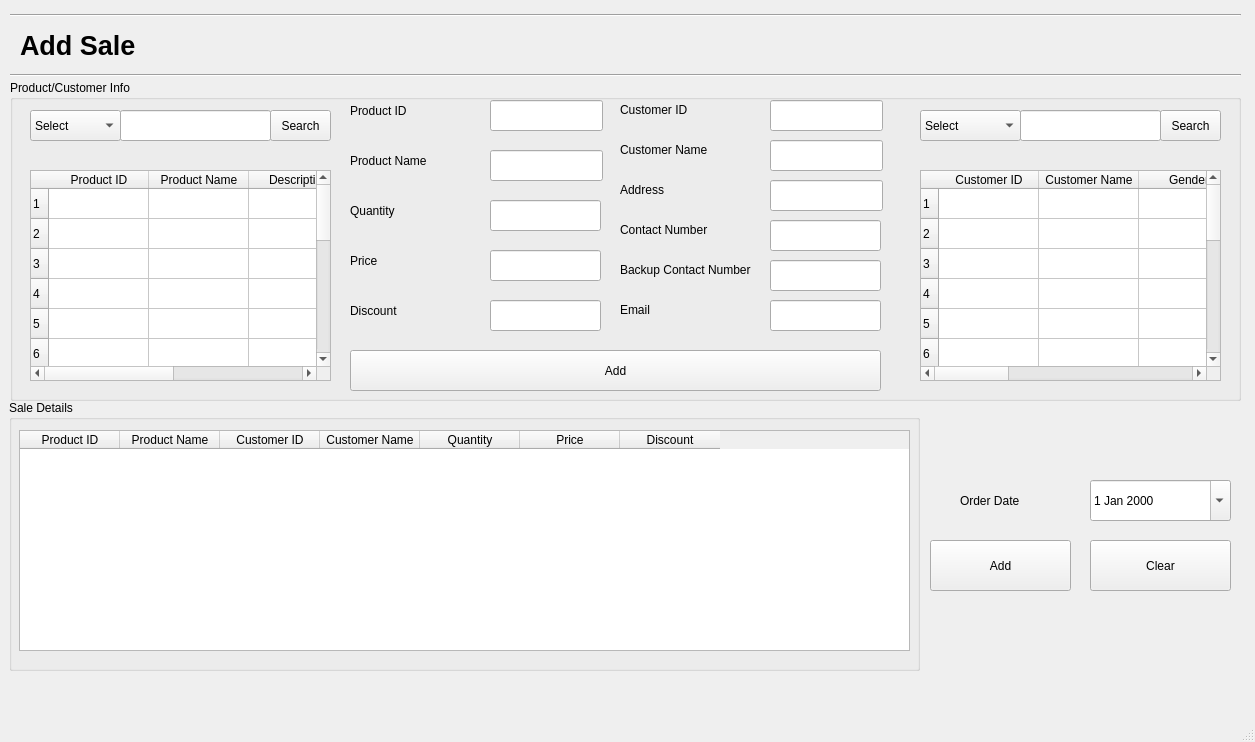
<?xml version="1.0" encoding="UTF-8"?>
<ui version="4.0">
 <class>MainWindow</class>
 <widget class="QMainWindow" name="MainWindow">
  <property name="geometry">
   <rect>
    <x>0</x>
    <y>0</y>
    <width>1255</width>
    <height>742</height>
   </rect>
  </property>
  <property name="windowTitle">
   <string>MainWindow</string>
  </property>
  <widget class="QWidget" name="centralwidget">
   <widget class="QLabel" name="label">
    <property name="geometry">
     <rect>
      <x>20</x>
      <y>20</y>
      <width>211</width>
      <height>51</height>
     </rect>
    </property>
    <property name="font">
     <font>
      <pointsize>20</pointsize>
      <weight>75</weight>
      <bold>true</bold>
     </font>
    </property>
    <property name="text">
     <string>Add Sale</string>
    </property>
   </widget>
   <widget class="Line" name="line">
    <property name="geometry">
     <rect>
      <x>10</x>
      <y>60</y>
      <width>1231</width>
      <height>31</height>
     </rect>
    </property>
    <property name="font">
     <font>
      <pointsize>20</pointsize>
      <weight>75</weight>
      <bold>true</bold>
     </font>
    </property>
    <property name="orientation">
     <enum>Qt::Horizontal</enum>
    </property>
   </widget>
   <widget class="QDateEdit" name="SaleDate">
    <property name="geometry">
     <rect>
      <x>1090</x>
      <y>480</y>
      <width>141</width>
      <height>41</height>
     </rect>
    </property>
    <property name="calendarPopup">
     <bool>true</bool>
    </property>
   </widget>
   <widget class="QPushButton" name="AddSale">
    <property name="geometry">
     <rect>
      <x>930</x>
      <y>540</y>
      <width>141</width>
      <height>51</height>
     </rect>
    </property>
    <property name="text">
     <string>Add</string>
    </property>
   </widget>
   <widget class="QGroupBox" name="groupBox_2">
    <property name="geometry">
     <rect>
      <x>10</x>
      <y>80</y>
      <width>1231</width>
      <height>321</height>
     </rect>
    </property>
    <property name="title">
     <string>Product/Customer Info</string>
    </property>
    <widget class="QTableWidget" name="ProductTable">
     <property name="geometry">
      <rect>
       <x>20</x>
       <y>90</y>
       <width>301</width>
       <height>211</height>
      </rect>
     </property>
     <row>
      <property name="text">
       <string>1</string>
      </property>
     </row>
     <row>
      <property name="text">
       <string>2</string>
      </property>
     </row>
     <row>
      <property name="text">
       <string>3</string>
      </property>
     </row>
     <row>
      <property name="text">
       <string>4</string>
      </property>
     </row>
     <row>
      <property name="text">
       <string>5</string>
      </property>
     </row>
     <row>
      <property name="text">
       <string>6</string>
      </property>
     </row>
     <row>
      <property name="text">
       <string>7</string>
      </property>
     </row>
     <row>
      <property name="text">
       <string>8</string>
      </property>
     </row>
     <row>
      <property name="text">
       <string>9</string>
      </property>
     </row>
     <row>
      <property name="text">
       <string>10</string>
      </property>
     </row>
     <row>
      <property name="text">
       <string>11</string>
      </property>
     </row>
     <row>
      <property name="text">
       <string>12</string>
      </property>
     </row>
     <row>
      <property name="text">
       <string>13</string>
      </property>
     </row>
     <row>
      <property name="text">
       <string>14</string>
      </property>
     </row>
     <row>
      <property name="text">
       <string>15</string>
      </property>
     </row>
     <column>
      <property name="text">
       <string>Product ID</string>
      </property>
     </column>
     <column>
      <property name="text">
       <string>Product Name</string>
      </property>
     </column>
     <column>
      <property name="text">
       <string>Description</string>
      </property>
     </column>
     <column>
      <property name="text">
       <string>Price</string>
      </property>
     </column>
    </widget>
    <widget class="QLabel" name="label_5">
     <property name="geometry">
      <rect>
       <x>340</x>
       <y>70</y>
       <width>101</width>
       <height>21</height>
      </rect>
     </property>
     <property name="text">
      <string>Product Name</string>
     </property>
    </widget>
    <widget class="QLineEdit" name="ProductName">
     <property name="geometry">
      <rect>
       <x>480</x>
       <y>70</y>
       <width>113</width>
       <height>31</height>
      </rect>
     </property>
     <property name="text">
      <string/>
     </property>
     <property name="readOnly">
      <bool>true</bool>
     </property>
    </widget>
    <widget class="QLabel" name="label_6">
     <property name="geometry">
      <rect>
       <x>340</x>
       <y>120</y>
       <width>81</width>
       <height>21</height>
      </rect>
     </property>
     <property name="text">
      <string>Quantity</string>
     </property>
    </widget>
    <widget class="QLabel" name="label_7">
     <property name="geometry">
      <rect>
       <x>340</x>
       <y>170</y>
       <width>101</width>
       <height>21</height>
      </rect>
     </property>
     <property name="text">
      <string>Price</string>
     </property>
    </widget>
    <widget class="QLineEdit" name="Quantity">
     <property name="geometry">
      <rect>
       <x>480</x>
       <y>120</y>
       <width>111</width>
       <height>31</height>
      </rect>
     </property>
     <property name="text">
      <string/>
     </property>
     <property name="readOnly">
      <bool>false</bool>
     </property>
    </widget>
    <widget class="QLabel" name="label_8">
     <property name="geometry">
      <rect>
       <x>340</x>
       <y>220</y>
       <width>101</width>
       <height>21</height>
      </rect>
     </property>
     <property name="text">
      <string>Discount</string>
     </property>
    </widget>
    <widget class="QPushButton" name="AddProductCustomer">
     <property name="geometry">
      <rect>
       <x>340</x>
       <y>270</y>
       <width>531</width>
       <height>41</height>
      </rect>
     </property>
     <property name="text">
      <string>Add</string>
     </property>
    </widget>
    <widget class="QLineEdit" name="Price">
     <property name="geometry">
      <rect>
       <x>480</x>
       <y>170</y>
       <width>111</width>
       <height>31</height>
      </rect>
     </property>
     <property name="text">
      <string/>
     </property>
     <property name="readOnly">
      <bool>false</bool>
     </property>
    </widget>
    <widget class="QLineEdit" name="Discount">
     <property name="geometry">
      <rect>
       <x>480</x>
       <y>220</y>
       <width>111</width>
       <height>31</height>
      </rect>
     </property>
     <property name="text">
      <string/>
     </property>
     <property name="readOnly">
      <bool>false</bool>
     </property>
    </widget>
    <widget class="QLineEdit" name="SearchProductBar">
     <property name="geometry">
      <rect>
       <x>110</x>
       <y>30</y>
       <width>151</width>
       <height>31</height>
      </rect>
     </property>
     <property name="text">
      <string/>
     </property>
    </widget>
    <widget class="QComboBox" name="ProductDropDown">
     <property name="geometry">
      <rect>
       <x>20</x>
       <y>30</y>
       <width>91</width>
       <height>31</height>
      </rect>
     </property>
     <item>
      <property name="text">
       <string>Select</string>
      </property>
     </item>
     <item>
      <property name="text">
       <string>Product ID</string>
      </property>
     </item>
     <item>
      <property name="text">
       <string>Product Name</string>
      </property>
     </item>
    </widget>
    <widget class="QPushButton" name="SearchProduct">
     <property name="geometry">
      <rect>
       <x>260</x>
       <y>30</y>
       <width>61</width>
       <height>31</height>
      </rect>
     </property>
     <property name="text">
      <string>Search</string>
     </property>
    </widget>
    <widget class="QLineEdit" name="ProductID">
     <property name="geometry">
      <rect>
       <x>480</x>
       <y>20</y>
       <width>113</width>
       <height>31</height>
      </rect>
     </property>
     <property name="text">
      <string/>
     </property>
     <property name="readOnly">
      <bool>true</bool>
     </property>
    </widget>
    <widget class="QLabel" name="label_10">
     <property name="geometry">
      <rect>
       <x>340</x>
       <y>20</y>
       <width>101</width>
       <height>21</height>
      </rect>
     </property>
     <property name="text">
      <string>Product ID</string>
     </property>
    </widget>
    <widget class="QLineEdit" name="Address">
     <property name="geometry">
      <rect>
       <x>760</x>
       <y>100</y>
       <width>113</width>
       <height>31</height>
      </rect>
     </property>
     <property name="text">
      <string/>
     </property>
     <property name="readOnly">
      <bool>true</bool>
     </property>
    </widget>
    <widget class="QLineEdit" name="CustomerName">
     <property name="geometry">
      <rect>
       <x>760</x>
       <y>60</y>
       <width>113</width>
       <height>31</height>
      </rect>
     </property>
     <property name="text">
      <string/>
     </property>
     <property name="readOnly">
      <bool>true</bool>
     </property>
    </widget>
    <widget class="QLineEdit" name="CustomerID">
     <property name="geometry">
      <rect>
       <x>760</x>
       <y>20</y>
       <width>113</width>
       <height>31</height>
      </rect>
     </property>
     <property name="text">
      <string/>
     </property>
     <property name="readOnly">
      <bool>true</bool>
     </property>
    </widget>
    <widget class="QLabel" name="label_12">
     <property name="geometry">
      <rect>
       <x>610</x>
       <y>60</y>
       <width>101</width>
       <height>20</height>
      </rect>
     </property>
     <property name="text">
      <string>Customer Name</string>
     </property>
    </widget>
    <widget class="QLabel" name="label_17">
     <property name="geometry">
      <rect>
       <x>610</x>
       <y>180</y>
       <width>141</width>
       <height>20</height>
      </rect>
     </property>
     <property name="text">
      <string>Backup Contact Number</string>
     </property>
    </widget>
    <widget class="QLineEdit" name="BackupContactNumber">
     <property name="geometry">
      <rect>
       <x>760</x>
       <y>180</y>
       <width>111</width>
       <height>31</height>
      </rect>
     </property>
     <property name="text">
      <string/>
     </property>
     <property name="readOnly">
      <bool>false</bool>
     </property>
    </widget>
    <widget class="QLabel" name="label_14">
     <property name="geometry">
      <rect>
       <x>610</x>
       <y>20</y>
       <width>101</width>
       <height>20</height>
      </rect>
     </property>
     <property name="text">
      <string>Customer ID</string>
     </property>
    </widget>
    <widget class="QLabel" name="label_15">
     <property name="geometry">
      <rect>
       <x>610</x>
       <y>140</y>
       <width>101</width>
       <height>20</height>
      </rect>
     </property>
     <property name="text">
      <string>Contact Number</string>
     </property>
    </widget>
    <widget class="QLabel" name="label_16">
     <property name="geometry">
      <rect>
       <x>610</x>
       <y>220</y>
       <width>101</width>
       <height>20</height>
      </rect>
     </property>
     <property name="text">
      <string>Email</string>
     </property>
    </widget>
    <widget class="QLineEdit" name="ContactNumber">
     <property name="geometry">
      <rect>
       <x>760</x>
       <y>140</y>
       <width>111</width>
       <height>31</height>
      </rect>
     </property>
     <property name="text">
      <string/>
     </property>
     <property name="readOnly">
      <bool>false</bool>
     </property>
    </widget>
    <widget class="QLabel" name="label_13">
     <property name="geometry">
      <rect>
       <x>610</x>
       <y>100</y>
       <width>101</width>
       <height>20</height>
      </rect>
     </property>
     <property name="text">
      <string>Address</string>
     </property>
    </widget>
    <widget class="QLineEdit" name="Email">
     <property name="geometry">
      <rect>
       <x>760</x>
       <y>220</y>
       <width>111</width>
       <height>31</height>
      </rect>
     </property>
     <property name="text">
      <string/>
     </property>
     <property name="readOnly">
      <bool>false</bool>
     </property>
    </widget>
    <widget class="QPushButton" name="SearchCustomer">
     <property name="geometry">
      <rect>
       <x>1150</x>
       <y>30</y>
       <width>61</width>
       <height>31</height>
      </rect>
     </property>
     <property name="text">
      <string>Search</string>
     </property>
    </widget>
    <widget class="QTableWidget" name="CustomerTable">
     <property name="geometry">
      <rect>
       <x>910</x>
       <y>90</y>
       <width>301</width>
       <height>211</height>
      </rect>
     </property>
     <row>
      <property name="text">
       <string>1</string>
      </property>
     </row>
     <row>
      <property name="text">
       <string>2</string>
      </property>
     </row>
     <row>
      <property name="text">
       <string>3</string>
      </property>
     </row>
     <row>
      <property name="text">
       <string>4</string>
      </property>
     </row>
     <row>
      <property name="text">
       <string>5</string>
      </property>
     </row>
     <row>
      <property name="text">
       <string>6</string>
      </property>
     </row>
     <row>
      <property name="text">
       <string>7</string>
      </property>
     </row>
     <row>
      <property name="text">
       <string>8</string>
      </property>
     </row>
     <row>
      <property name="text">
       <string>9</string>
      </property>
     </row>
     <row>
      <property name="text">
       <string>10</string>
      </property>
     </row>
     <row>
      <property name="text">
       <string>11</string>
      </property>
     </row>
     <row>
      <property name="text">
       <string>12</string>
      </property>
     </row>
     <row>
      <property name="text">
       <string>13</string>
      </property>
     </row>
     <row>
      <property name="text">
       <string>14</string>
      </property>
     </row>
     <row>
      <property name="text">
       <string>15</string>
      </property>
     </row>
     <column>
      <property name="text">
       <string>Customer ID</string>
      </property>
     </column>
     <column>
      <property name="text">
       <string>Customer Name</string>
      </property>
     </column>
     <column>
      <property name="text">
       <string>Gender</string>
      </property>
     </column>
     <column>
      <property name="text">
       <string>Contact Number</string>
      </property>
     </column>
     <column>
      <property name="text">
       <string>Backup Contact Number</string>
      </property>
     </column>
     <column>
      <property name="text">
       <string>Email</string>
      </property>
     </column>
     <column>
      <property name="text">
       <string>Address</string>
      </property>
     </column>
    </widget>
    <widget class="QComboBox" name="CustomerDropDown">
     <property name="geometry">
      <rect>
       <x>910</x>
       <y>30</y>
       <width>101</width>
       <height>31</height>
      </rect>
     </property>
     <item>
      <property name="text">
       <string>Select</string>
      </property>
     </item>
     <item>
      <property name="text">
       <string>Customer ID</string>
      </property>
     </item>
     <item>
      <property name="text">
       <string>Customer Name</string>
      </property>
     </item>
    </widget>
    <widget class="QLineEdit" name="SearchCustomerBar">
     <property name="geometry">
      <rect>
       <x>1010</x>
       <y>30</y>
       <width>141</width>
       <height>31</height>
      </rect>
     </property>
     <property name="text">
      <string/>
     </property>
    </widget>
   </widget>
   <widget class="QLabel" name="label_9">
    <property name="geometry">
     <rect>
      <x>960</x>
      <y>490</y>
      <width>101</width>
      <height>21</height>
     </rect>
    </property>
    <property name="text">
     <string>Order Date</string>
    </property>
   </widget>
   <widget class="QPushButton" name="ClearSale">
    <property name="geometry">
     <rect>
      <x>1090</x>
      <y>540</y>
      <width>141</width>
      <height>51</height>
     </rect>
    </property>
    <property name="text">
     <string>Clear</string>
    </property>
   </widget>
   <widget class="Line" name="line_2">
    <property name="geometry">
     <rect>
      <x>10</x>
      <y>0</y>
      <width>1231</width>
      <height>31</height>
     </rect>
    </property>
    <property name="font">
     <font>
      <pointsize>20</pointsize>
      <weight>75</weight>
      <bold>true</bold>
     </font>
    </property>
    <property name="orientation">
     <enum>Qt::Horizontal</enum>
    </property>
   </widget>
   <widget class="QGroupBox" name="groupBox">
    <property name="geometry">
     <rect>
      <x>9</x>
      <y>400</y>
      <width>911</width>
      <height>271</height>
     </rect>
    </property>
    <property name="title">
     <string>Sale Details</string>
    </property>
    <widget class="QTableWidget" name="SaleDetailsTable">
     <property name="geometry">
      <rect>
       <x>10</x>
       <y>30</y>
       <width>891</width>
       <height>221</height>
      </rect>
     </property>
     <column>
      <property name="text">
       <string>Product ID</string>
      </property>
     </column>
     <column>
      <property name="text">
       <string>Product Name</string>
      </property>
     </column>
     <column>
      <property name="text">
       <string>Customer ID</string>
      </property>
     </column>
     <column>
      <property name="text">
       <string>Customer Name</string>
      </property>
     </column>
     <column>
      <property name="text">
       <string>Quantity</string>
      </property>
     </column>
     <column>
      <property name="text">
       <string>Price</string>
      </property>
     </column>
     <column>
      <property name="text">
       <string>Discount</string>
      </property>
     </column>
    </widget>
   </widget>
  </widget>
  <widget class="QMenuBar" name="menubar">
   <property name="geometry">
    <rect>
     <x>0</x>
     <y>0</y>
     <width>1255</width>
     <height>26</height>
    </rect>
   </property>
  </widget>
  <widget class="QStatusBar" name="statusbar"/>
 </widget>
 <resources/>
 <connections/>
</ui>
